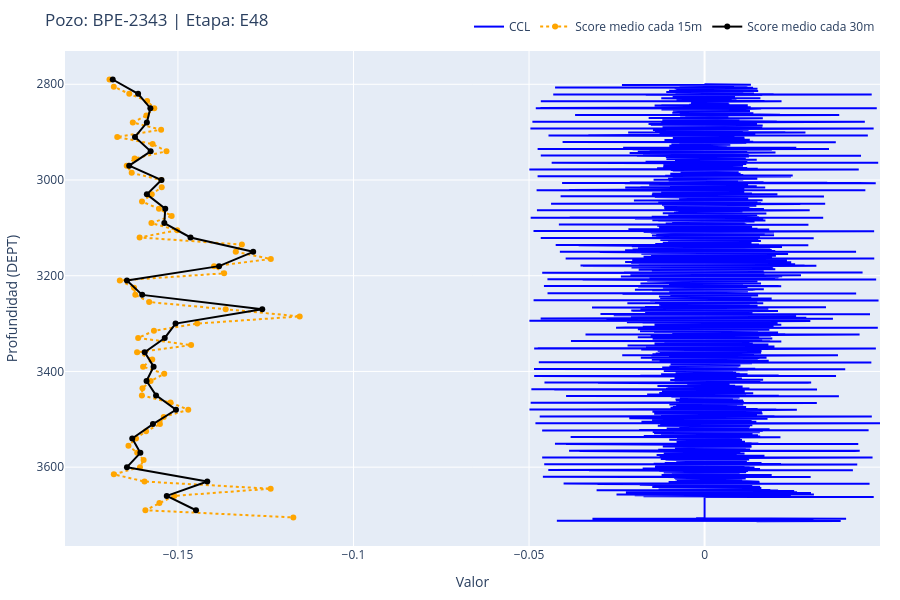

Source (notebook cell):
### Markdown cell above
### 🖼️ Celda 6 - Ejecutar visualización

#### 💡 Nota: Podés volver a ejecutar la celda 6 con diferentes selecciones en los dropdowns para ver otros runs.

### Code cell
plot_etapa(df, selector_pozo.value, selector_etapa.value)

### Figure 1 — Plotly figure (JSON) as saved in the notebook; plotly's stock layout.template omitted (floating-point values rounded to 4 significant figures; data arrays with more than 128 entries replaced by an {"elided": "..."} marker saying what was removed)
{"data": [{"line": {"color": "blue"}, "mode": "lines", "name": "CCL", "type": "scatter", "x": {"elided": "17931 float values"}, "y": {"elided": "17931 float values"}}, {"line": {"color": "orange", "dash": "dot", "width": 2}, "marker": {"size": 6, "symbol": "circle"}, "mode": "lines+markers", "name": "Score medio cada 15m", "type": "scatter", "x": [-0.1695, -0.1683, -0.1639, -0.1588, -0.1567, -0.159, -0.1629, -0.1548, -0.1673, -0.1572, -0.1533, -0.1623, -0.1646, -0.1632, -0.1548, -0.1546, -0.1575, -0.1602, -0.1554, -0.1518, -0.1576, -0.1502, -0.1609, -0.1318, -0.1335, -0.1235, -0.1397, -0.1369, -0.1666, -0.1625, -0.1621, -0.1582, -0.1364, -0.1153, -0.1445, -0.1568, -0.1613, -0.1462, -0.1616, -0.1573, -0.1599, -0.1539, -0.1578, -0.1601, -0.1603, -0.1521, -0.1471, -0.154, -0.1551, -0.1591, -0.1619, -0.1641, -0.1616, -0.1598, -0.1608, -0.1683, -0.1595, -0.1236, -0.1511, -0.1553, -0.1593, -0.1171], "y": [2790, 2805, 2820, 2835, 2850, 2865, 2880, 2895, 2910, 2925, 2940, 2955, 2970, 2985, 3000, 3015, 3030, 3045, 3060, 3075, 3090, 3105, 3120, 3135, 3150, 3165, 3180, 3195, 3210, 3225, 3240, 3255, 3270, 3285, 3300, 3315, 3330, 3345, 3360, 3375, 3390, 3405, 3420, 3435, 3450, 3465, 3480, 3495, 3510, 3525, 3540, 3555, 3570, 3585, 3600, 3615, 3630, 3645, 3660, 3675, 3690, 3705]}, {"line": {"color": "black", "dash": "solid", "width": 2}, "marker": {"size": 6, "symbol": "circle"}, "mode": "lines+markers", "name": "Score medio cada 30m", "type": "scatter", "x": [-0.1686, -0.1614, -0.1579, -0.1589, -0.1622, -0.1578, -0.1639, -0.1547, -0.1589, -0.1536, -0.1539, -0.1464, -0.1286, -0.1383, -0.1645, -0.1602, -0.126, -0.1507, -0.1538, -0.1595, -0.1569, -0.1589, -0.1562, -0.1506, -0.1571, -0.163, -0.1607, -0.1645, -0.1416, -0.1532, -0.1449], "y": [2790, 2820, 2850, 2880, 2910, 2940, 2970, 3000, 3030, 3060, 3090, 3120, 3150, 3180, 3210, 3240, 3270, 3300, 3330, 3360, 3390, 3420, 3450, 3480, 3510, 3540, 3570, 3600, 3630, 3660, 3690]}], "layout": {"height": 600, "legend": {"orientation": "h", "x": 1, "xanchor": "right", "y": 1.02, "yanchor": "bottom"}, "margin": {"b": 20, "l": 20, "r": 20, "t": 40}, "title": {"text": "Pozo: BPE-2343 | Etapa: E48"}, "xaxis": {"title": {"text": "Valor"}}, "yaxis": {"autorange": "reversed", "title": {"text": "Profundidad (DEPT)"}}}}
